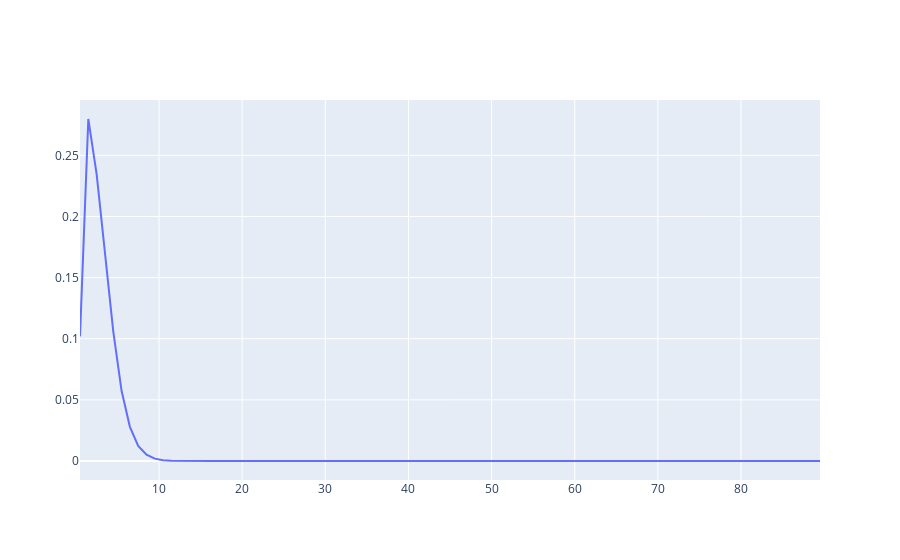

The notebook cell this image was saved under:
### Code cell
vvv['nVertices'].predictions[0].plot()
